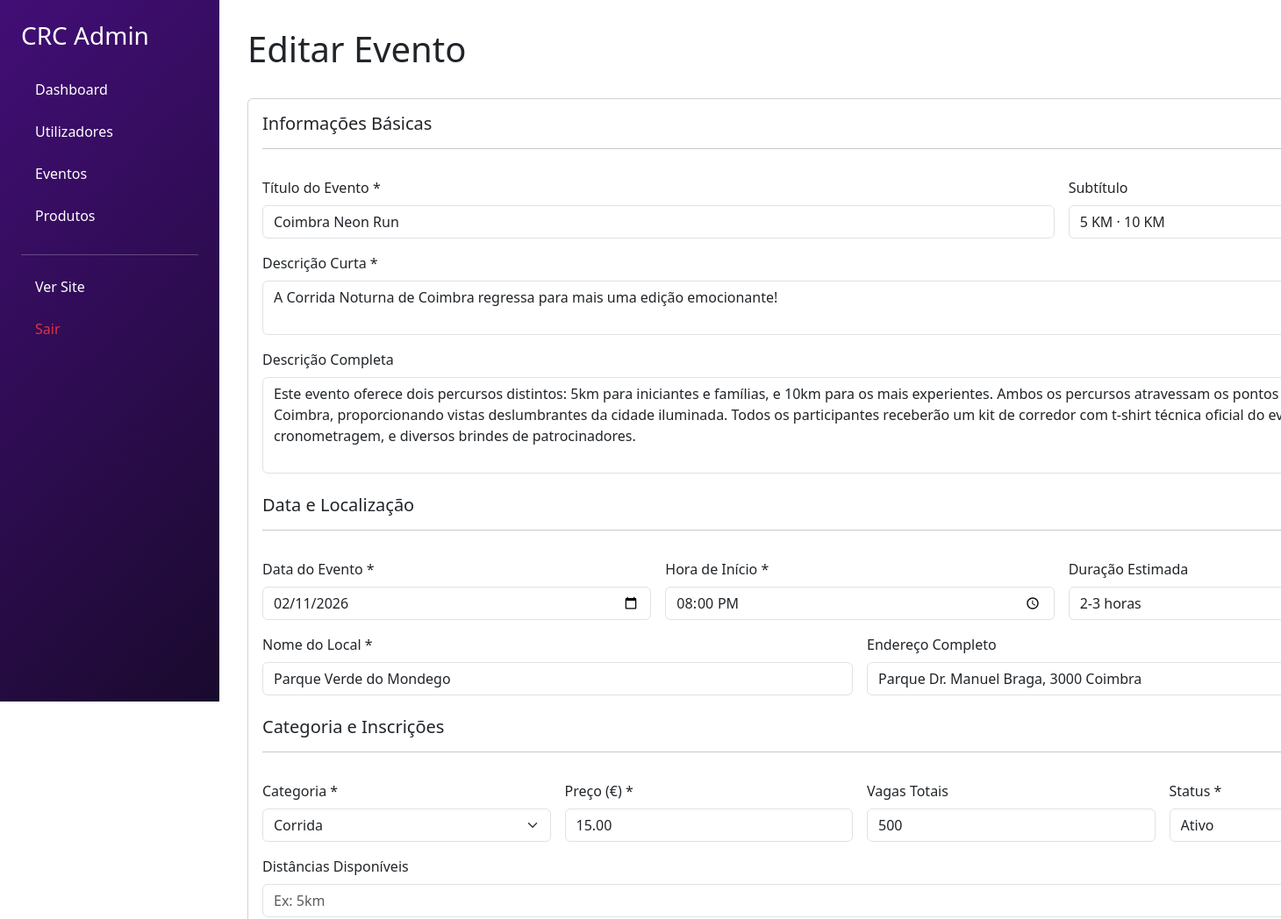
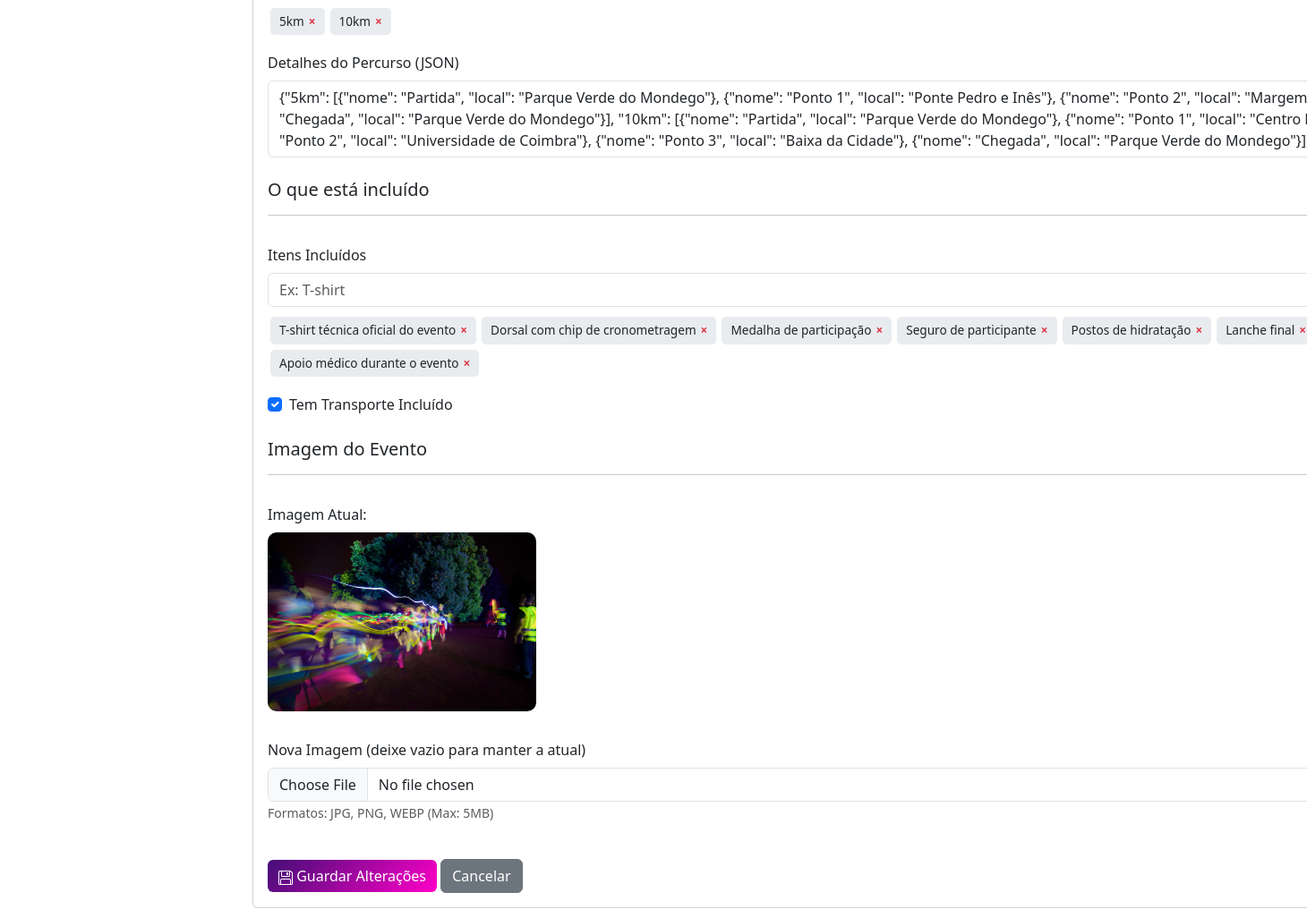
Page /admin/editar_evento.php?id=1 (signed in) on the committed database (2 pictures, top to bottom).
### tables this page shows
CREATE TABLE IF NOT EXISTS `evento` (
  `id_evento` int NOT NULL AUTO_INCREMENT,
  `titulo` varchar(255) NOT NULL,
  `subtitulo` varchar(100) DEFAULT NULL,
  `descricao_curta` text,
  `descricao_completa` text,
  `data_evento` date NOT NULL,
  `hora_evento` time NOT NULL,
  `duracao_estimada` varchar(50) DEFAULT NULL,
  `local_nome` varchar(255) NOT NULL,
  `local_endereco` varchar(255) DEFAULT NULL,
  `imagem` varchar(255) DEFAULT NULL,
  `distancias_disponiveis` json DEFAULT NULL,
  `detalhes_percurso` json DEFAULT NULL,
  `vagas_totais` int DEFAULT NULL,
  `vagas_ocupadas` int DEFAULT '0',
  `preco` decimal(10,2) NOT NULL,
  `categoria` enum('corrida','trail','maratona','caminhada') DEFAULT 'corrida',
  `itens_incluidos` json DEFAULT NULL,
  `tem_transporte` tinyint(1) DEFAULT '0',
  `status` enum('ativo','cancelado','concluido') DEFAULT 'ativo',
  `data_criacao` timestamp NULL DEFAULT CURRENT_TIMESTAMP,
  PRIMARY KEY (`id_evento`),
  KEY `idx_data_evento` (`data_evento`),
  KEY `idx_categoria` (`categoria`),
  KEY `idx_status` (`status`)
);

### admin/editar_evento.php (the view, shortened to what this page needs)
<?php
require_once '../includes/db_connect.php';
$id_evento = isset($_GET['id']) ? intval($_GET['id']) : 0;
$stmt = $conn->prepare("SELECT * FROM evento WHERE id_evento = ?");
$stmt->bind_param("i", $id_evento);
$stmt->execute();
$result = $stmt->get_result();
$evento = $result->fetch_assoc();
?>
<!DOCTYPE html>
<html lang="pt-pt">
<head>
    <link href="https://cdn.jsdelivr.net/npm/bootstrap@5.3.2/dist/css/bootstrap.min.css" rel="stylesheet">
</head>
<body>
    <div class="container-fluid">
        <div class="row">
            <?php include 'includesadm/adminsidebar.php'; ?>
            <div class="main-content">
                <div class="d-flex justify-content-between align-items-center mb-4">
                    <h1>Editar Evento</h1>
                </div>
                <div class="card">
                    <div class="card-body">
                        <form action="processar_evento.php" method="POST" enctype="multipart/form-data">
                            <div class="row g-3">
                                <div class="col-12">
                                    <h5>Informações Básicas</h5>
                                    <hr>
                                </div>
                                <div class="col-md-8">
                                    <label class="form-label">Título do Evento *</label>
                                    <input type="text" class="form-control" name="titulo" value="<?php echo htmlspecialchars($evento['titulo']); ?>" required>
                                </div>
                                <div class="col-md-4">
                                    <label class="form-label">Subtítulo</label>
                                    <input type="text" class="form-control" name="subtitulo" value="<?php echo htmlspecialchars($evento['subtitulo']); ?>">
                                </div>
                                <div class="col-12">
                                    <label class="form-label">Descrição Curta *</label>
                                    <textarea class="form-control" name="descricao_curta" rows="2" required><?php echo htmlspecialchars($evento['descricao_curta']); ?></textarea>
                                </div>
                                <div class="col-12">
                                    <label class="form-label">Descrição Completa</label>
                                    <textarea class="form-control" name="descricao_completa" rows="4"><?php echo htmlspecialchars($evento['descricao_completa']); ?></textarea>
                                </div>
                                <div class="col-12 mt-4">
                                    <h5>Data e Localização</h5>
                                    <hr>
                                </div>
                                <div class="col-md-4">
                                    <label class="form-label">Data do Evento *</label>
                                    <input type="date" class="form-control" name="data_evento" value="<?php echo $evento['data_evento']; ?>" required>
                                </div>
                                <div class="col-md-4">
                                    <label class="form-label">Hora de Início *</label>
                                    <input type="time" class="form-control" name="hora_evento" value="<?php echo $evento['hora_evento']; ?>" required>
                                </div>
                                <div class="col-md-4">
                                    <label class="form-label">Duração Estimada</label>
                                    <input type="text" class="form-control" name="duracao_estimada" value="<?php echo htmlspecialchars($evento['duracao_estimada']); ?>">
                                </div>
                                <div class="col-md-6">
                                    <label class="form-label">Nome do Local *</label>
                                    <input type="text" class="form-control" name="local_nome" value="<?php echo htmlspecialchars($evento['local_nome']); ?>" required>
                                </div>
                                <div class="col-md-6">
                                    <label class="form-label">Endereço Completo</label>
                                    <input type="text" class="form-control" name="local_endereco" value="<?php echo htmlspecialchars($evento['local_endereco']); ?>">
                                </div>
                                <div class="col-12 mt-4">
                                    <h5>Categoria e Inscrições</h5>
                                    <hr>
                                </div>
                                <div class="col-md-3">
                                    <label class="form-label">Categoria *</label>
                                    <select class="form-select" name="categoria" required>
                                        <option value="corrida" <?php echo $evento['categoria'] == 'corrida' ? 'selected' : ''; ?>>Corrida</option>
                                    </select>
                                </div>
                                <div class="col-md-3">
                                    <label class="form-label">Preço (€) *</label>
                                    <input type="number" step="0.01" class="form-control" name="preco" value="<?php echo $evento['preco']; ?>" required>
                                </div>
                                <div class="col-md-3">
                                    <label class="form-label">Vagas Totais</label>
                                    <input type="number" class="form-control" name="vagas_totais" value="<?php echo $evento['vagas_totais']; ?>">
                                </div>
                                <div class="col-md-3">
                                    <label class="form-label">Status *</label>
                                    <select class="form-select" name="status" required>
                                        <option value="ativo" <?php echo $evento['status'] == 'ativo' ? 'selected' : ''; ?>>Ativo</option>
                                    </select>
                                </div>
                                <div class="col-12">
                                    <label class="form-label">Distâncias Disponíveis</label>
                                    <div class="input-group">
                                        <input type="text" class="form-control" id="distanciaInput" placeholder="Ex: 5km">
                                    </div>
                                    <div id="distanciasContainer" class="mt-2"></div>
                                </div>
                                <div class="col-12">
                                    <label class="form-label">Detalhes do Percurso (JSON)</label>
                                    <textarea class="form-control" name="detalhes_percurso" rows="3"><?php echo htmlspecialchars($evento['detalhes_percurso']); ?></textarea>
                                </div>
                                <div class="col-12 mt-4">
                                    <h5>O que está incluído</h5>
                                    <hr>
                                </div>
                                <div class="col-12">
                                    <label class="form-label">Itens Incluídos</label>
                                    <div class="input-group">
                                        <input type="text" class="form-control" id="itemInput" placeholder="Ex: T-shirt">
                                    </div>
                                    <div id="itensContainer" class="mt-2"></div>
                                </div>
                                <div class="col-md-6">
                                    <div class="form-check">
                                        <input class="form-check-input" type="checkbox" name="tem_transporte" id="temTransporte" value="1" <?php echo $evento['tem_transporte'] ? 'checked' : ''; ?>>
                                        <label class="form-check-label" for="temTransporte">
                                            Tem Transporte Incluído
                                        </label>
                                    </div>
                                </div>
                                <div class="col-12 mt-4">
                                    <h5>Imagem do Evento</h5>
                                    <hr>
                                </div>
                                <div class="col-12">
                                    <label class="form-label">Imagem Atual:</label><br>
                                    <img src="../<?php echo htmlspecialchars($evento['imagem']); ?>" alt="Imagem atual" class="current-image">
                                </div>
                                <div class="col-12">
                                    <label class="form-label">Nova Imagem (deixe vazio para manter a atual)</label>
                                    <input type="file" class="form-control" name="imagem" accept="image/*">
                                    <small class="text-muted">Formatos: JPG, PNG, WEBP (Max: 5MB)</small>
                                </div>
                            </div>
                            <div class="mt-4">
                                <button type="submit" class="btn btn-primary">
                                   Guardar Alterações
                                </button>
                                <a href="eventos.php" class="btn btn-secondary">Cancelar</a>
                            </div>
                        </form>
                    </div>
                </div>
            </div>
        </div>
    </div>
</body>
</html>

### admin/editar_evento.php (style rules this page uses)
:root { --primary: #420e76; --accent: #FF00C8; }
.main-content { margin-left: 250px; padding: 2rem; }
.btn-primary { background: linear-gradient(135deg, var(--primary) 0%, var(--accent) 100%); border: none; }
.current-image { max-width: 300px; border-radius: 10px; margin-bottom: 15px; }

### rows in the picture
evento: titulo "Coimbra Neon Run", subtitulo "5 KM · 10 KM", descricao_curta "A Corrida Noturna de Coimbra regressa para mais uma edição emocionante!", descricao_completa "Este evento oferece dois percursos distintos: 5km para iniciantes e famílias, e 10km para os mais experientes. Ambos os percursos atravessam os pontos mais icónicos de Coimbra, proporcionando vistas deslumbrantes da cidade iluminada. Todos os participantes receberão um kit de corredor com t-shirt técnica oficial do evento, dorsal com chip de cronometragem, e diversos brindes de patrocinadores.", data_evento "02/11/2026", hora_evento "20:00:00", duracao_estimada "2-3 horas", local_nome "Parque Verde do Mondego", local_endereco "Parque Dr. Manuel Braga, 3000 Coimbra", categoria "Corrida", preco "15.00", vagas_totais "500", status "Ativo", detalhes_percurso "{\"5km\": [{\"nome\": \"Partida\", \"local\": \"Parque Verde do Mondego\"}, {\"nome\": \"Ponto 1\", \"local\": \"Ponte Pedro e Inês\"}, {\"nome\": \"Ponto 2\", \"local\": \"Margem do Mondego\"}, {\"nome\": \"Chegada\", \"local\": \"Parque Verde do Mondego\"}], \"10km\": [{\"nome\": \"Partida\", \"local\": \"Parque Verde do Mondego\"}, {\"nome\": \"Ponto 1\", \"local\": \"Centro Histórico\"}, {\"nome\": \"Ponto 2\", \"local\": \"Universidade de Coimbra\"}, {\"nome\": \"Ponto 3\", \"local\": \"Baixa da Cidade\"}, {\"nome\": \"Chegada\", \"local\": \"Parque Verde do Mondego\"}]}", tem_transporte "☑", imagem (picture)
